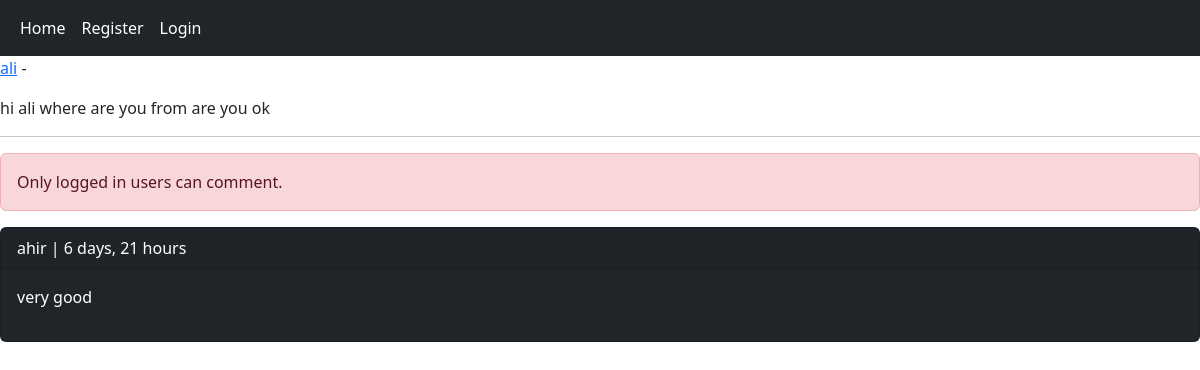
The page /home/post/8/hi-ali-where-are-you-from-are-you-ok/ on the database as committed earlier.
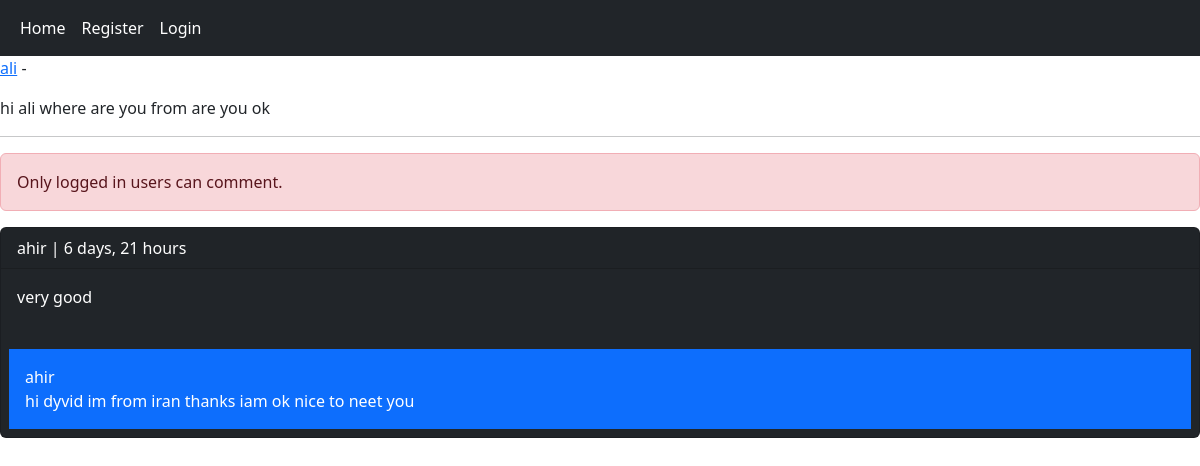
The same page on the database as committed later.
### home_app/models.py (models this page shows, shortened)
class Comment(models.Model):
    user = models.ForeignKey(User, on_delete=models.CASCADE, related_name='ucomments')
    post = models.ForeignKey(UserPost, on_delete=models.CASCADE, related_name='pcomments')
    reply = models.ForeignKey('self', on_delete=models.CASCADE, related_name='rcomments', blank=True, null=True)
    is_reply = models.BooleanField(default=False)
    body = models.TextField(max_length=400)
    created = models.DateTimeField(auto_now_add=True)

### home_app/views.py (the view, shortened to what this page needs)
# urls.py: path('post/<int:post_id>/<slug:post_slug>/', views.PostDetailView.as_view(), name="post_detail"),
class PostDetailView(View):
    form_class=CommentCretaeForm
    form_class_reply=CommentReplyForm
    def setup(self, request, *args, **kwargs):
        self.post_instance = get_object_or_404(UserPost, pk=kwargs['post_id'], slug=kwargs['post_slug'])
        return super().setup(request, *args, **kwargs)
    def get(self, request, *args, **kwargs):
        comments = self.post_instance.pcomments.filter(is_reply=False)  # کامنت اصلی یعنی کامنت پدر است
        can_like = False
        if request.user.is_authenticated and self.post_instance.user_can_like(request.user):
            can_like = True
        return render(request, 'home_app/postdetail.html', {
            'post':self.post_instance,
            'comments':comments,
            'form':self.form_class,
            'reply_form':self.form_class_reply,
            'can_like':can_like
        })

### home_app/templates/home_app/postdetail.html (shortened to what this page needs)
{% extends 'base.html' %}
{% block content %}
    <p><a href="{% url 'account_app:profile' post.user.id %}">{{ post.user.username }}</a> - {{ post.updated|date:"Y-M" }}</p>
    <p>{{ post.body }}</p><hr/>
    {% if request.user.is_authenticated %}
        <form action="" method="post">
            {% csrf_token %}
            {{ form.as_p }}
            <input type="submit" value="Send">
        </form> <br/>
    {% else %}
        <p class="alert alert-danger">Only logged in users can comment.</p>
    {% endif %}
    {% for comment in comments %}
        <div class="card bg-dark text-white">
            <p class="card-header">{{ comment.user }} | {{ comment.created|timesince }}</p>
            <p class="card-body">{{ comment.body }}</p>
            {% with replies=comment.rcomments.all %}
                {% for reply in replies %}
                    <p class="bg-primary p-3 m-2">{{ reply.user }} <br/> {{ reply.body }}</p>
                {% endfor %}
            {% endwith %}
        </div><br/>
    {% empty %}
        <p>No comments yet!</p>
    {% endfor %}
{% endblock %}

Rows that differ between the two databases and show on the page:
added Comment: user "ahir", body "hi dyvid im from iran thanks iam ok nice to neet you"
